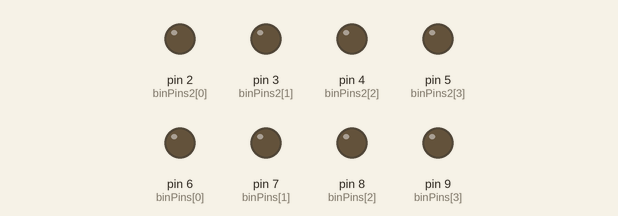
Recording of a sketch running on a simulated Arduino Uno, built with avr-gcc and run on an emulated ATmega328P. Parts: output pins drawn as LEDs (lit = HIGH).

Above: at 0.02 s.
At 1.87 s:
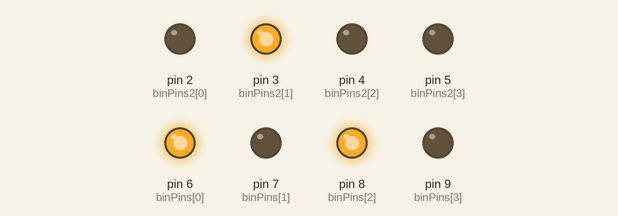
At 3.77 s:
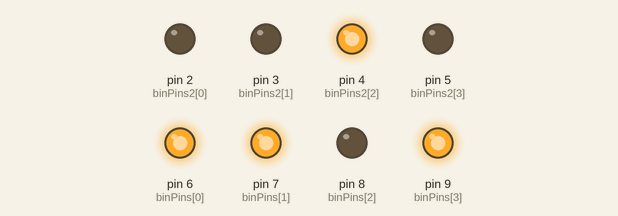
At 7.48 s:
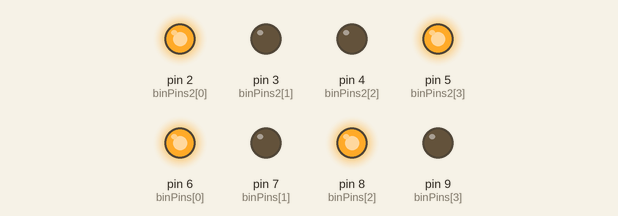
At 11.23 s:
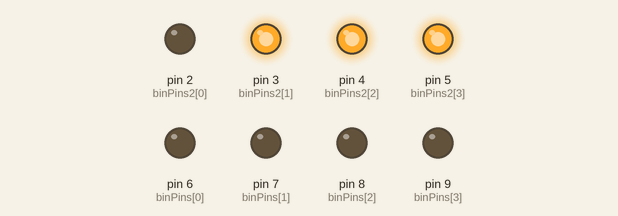
At 14.98 s:
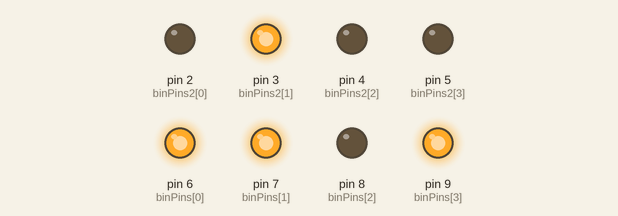
Timing chart, 0 to 16.7 s (numbered marks = the images above):
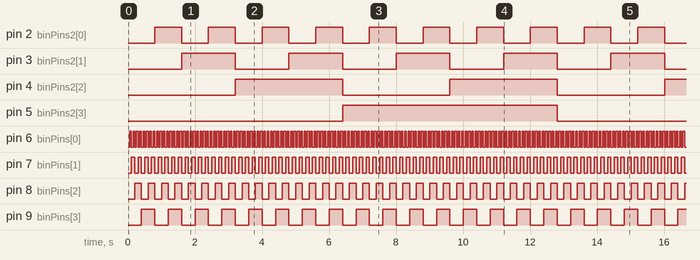

Measured:
- by itself, pin 2 (binPins2[0]): alternates HIGH for 0.80 s and LOW for 0.80 s
- by itself, pin 3 (binPins2[1]): alternates HIGH for 1.6 s and LOW for 1.6 s
- by itself, pin 4 (binPins2[2]): alternates HIGH for 3.2 s and LOW for 3.2 s
- by itself, pin 5 (binPins2[3]): alternates HIGH for 6.4 s and LOW for 6.4 s
- by itself, pin 6 (binPins[0]): alternates HIGH for 0.05 s and LOW for 0.05 s
- by itself, pin 7 (binPins[1]): alternates HIGH for 0.10 s and LOW for 0.10 s
- by itself, pin 8 (binPins[2]): alternates HIGH for 0.20 s and LOW for 0.20 s
- by itself, pin 9 (binPins[3]): alternates HIGH for 0.40 s and LOW for 0.40 s

The sketch:

TestFile.ino
```cpp
int binPins2[] = {2, 3, 4, 5}; // Digital Output Pins for Count
int binPins[] = {6, 7, 8, 9}; // Digital Output Pins for Count 2

byte count; // Sets Count Variable as a Byte Count
byte count2;

void setup(void)
{
    Serial.begin(9600); // Begins Serial Call
  for (byte i = 0; i < 4; i++) {
    pinMode(binPins[i], OUTPUT); // Sets Digital Pins for Output
    pinMode(binPins2[i], OUTPUT);
  }
  count = 0; // Counter
  count2 = 0;
}

void loop(void)
{
  dispBinary(count++);
  delay(50);
}

void dispBinary(byte n)
{
  for (byte i = 0; i < 4; i++) {
    digitalWrite(binPins[i], n & 1); // Adds 1 to Binary Value
    n /= 2; // Insures Count never ='s 2
  if (i > 9){
    i = 0;
  }}
  for (byte i2 = 0; i2 < 4; i2++){
    digitalWrite(binPins2[i2], n & 1);
    n /= 2;
  }
}
```
